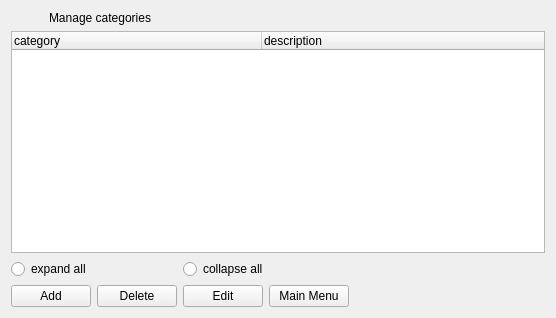
<?xml version="1.0" encoding="UTF-8"?>
<ui version="4.0">
 <class>categories_form</class>
 <widget class="QWidget" name="categories_form">
  <property name="geometry">
   <rect>
    <x>0</x>
    <y>0</y>
    <width>556</width>
    <height>318</height>
   </rect>
  </property>
  <property name="windowTitle">
   <string>Categories</string>
  </property>
  <layout class="QGridLayout" name="gridLayout">
   <item row="2" column="0">
    <layout class="QHBoxLayout" name="horizontalLayout_4">
     <item>
      <widget class="QRadioButton" name="radioButton">
       <property name="text">
        <string>expand all</string>
       </property>
      </widget>
     </item>
     <item>
      <widget class="QRadioButton" name="radioButton_2">
       <property name="text">
        <string>collapse all</string>
       </property>
      </widget>
     </item>
    </layout>
   </item>
   <item row="5" column="0">
    <layout class="QHBoxLayout" name="horizontalLayout">
     <item>
      <widget class="QPushButton" name="add">
       <property name="text">
        <string>Add</string>
       </property>
       <property name="form" stdset="0">
        <string notr="true">category_add</string>
       </property>
       <property name="global.id" stdset="0">
        <string notr="true">{category.id}</string>
       </property>
       <property name="global.categoryState" stdset="0">
        <string notr="true">{category.state}</string>
       </property>
      </widget>
     </item>
     <item>
      <widget class="QPushButton" name="delete_2">
       <property name="text">
        <string>Delete</string>
       </property>
       <property name="doctype" stdset="0">
        <string notr="true">Category.simpleform</string>
       </property>
       <property name="rootelement" stdset="0">
        <string notr="true">category</string>
       </property>
       <property name="action" stdset="0">
        <string notr="true">delete</string>
       </property>
       <property name="form" stdset="0">
        <string notr="true">categories</string>
       </property>
       <property name="id" stdset="0">
        <string>{category.id}</string>
       </property>
       <property name="global.categoryState" stdset="0">
        <string notr="true">{category.state}</string>
       </property>
      </widget>
     </item>
     <item>
      <widget class="QPushButton" name="edit">
       <property name="text">
        <string>Edit</string>
       </property>
       <property name="form" stdset="0">
        <string notr="true">category_edit</string>
       </property>
       <property name="global.id" stdset="0">
        <string notr="true">{category.id}</string>
       </property>
       <property name="global.categoryState" stdset="0">
        <string notr="true">{category.state}</string>
       </property>
      </widget>
     </item>
     <item>
      <widget class="QPushButton" name="reload_2">
       <property name="text">
        <string>Main Menu</string>
       </property>
       <property name="form" stdset="0">
        <string notr="true">init</string>
       </property>
       <property name="global.categoryState" stdset="0">
        <string notr="true">{category.state}</string>
       </property>
      </widget>
     </item>
    </layout>
   </item>
   <item row="2" column="1">
    <spacer name="horizontalSpacer">
     <property name="orientation">
      <enum>Qt::Horizontal</enum>
     </property>
     <property name="sizeHint" stdset="0">
      <size>
       <width>40</width>
       <height>20</height>
      </size>
     </property>
    </spacer>
   </item>
   <item row="1" column="0" colspan="2">
    <widget class="QTreeWidget" name="category">
     <property name="itemsExpandable">
      <bool>true</bool>
     </property>
     <property name="doctype" stdset="0">
      <string notr="true">CategoryHierarchyRequest.simpleform</string>
     </property>
     <property name="rootelement" stdset="0">
      <string>category</string>
     </property>
     <property name="state" stdset="0">
      <string notr="true">{global.categoryState}</string>
     </property>
     <property name="action" stdset="0">
      <string notr="true">read</string>
     </property>
     <attribute name="headerDefaultSectionSize">
      <number>250</number>
     </attribute>
     <column>
      <property name="text">
       <string>category</string>
      </property>
     </column>
     <column>
      <property name="text">
       <string>description</string>
      </property>
     </column>
    </widget>
   </item>
   <item row="0" column="0">
    <layout class="QHBoxLayout" name="horizontalLayout_2">
     <item>
      <widget class="QLabel" name="label_2">
       <property name="maximumSize">
        <size>
         <width>32</width>
         <height>32</height>
        </size>
       </property>
       <property name="text">
        <string/>
       </property>
       <property name="pixmap">
        <pixmap resource="../qtclient.qrc">:/images/folders.png</pixmap>
       </property>
      </widget>
     </item>
     <item>
      <widget class="QLabel" name="label">
       <property name="text">
        <string>Manage categories</string>
       </property>
      </widget>
     </item>
    </layout>
   </item>
  </layout>
 </widget>
 <tabstops>
  <tabstop>category</tabstop>
  <tabstop>radioButton</tabstop>
  <tabstop>radioButton_2</tabstop>
  <tabstop>add</tabstop>
  <tabstop>delete_2</tabstop>
  <tabstop>edit</tabstop>
  <tabstop>reload_2</tabstop>
 </tabstops>
 <resources>
  <include location="../qtclient.qrc"/>
  <include location="../resources/configurator.qrc"/>
 </resources>
 <connections>
  <connection>
   <sender>radioButton</sender>
   <signal>toggled(bool)</signal>
   <receiver>category</receiver>
   <slot>expandAll()</slot>
   <hints>
    <hint type="sourcelabel">
     <x>66</x>
     <y>270</y>
    </hint>
    <hint type="destinationlabel">
     <x>62</x>
     <y>234</y>
    </hint>
   </hints>
  </connection>
  <connection>
   <sender>radioButton_2</sender>
   <signal>toggled(bool)</signal>
   <receiver>category</receiver>
   <slot>collapseAll()</slot>
   <hints>
    <hint type="sourcelabel">
     <x>146</x>
     <y>265</y>
    </hint>
    <hint type="destinationlabel">
     <x>146</x>
     <y>227</y>
    </hint>
   </hints>
  </connection>
  <connection>
   <sender>category</sender>
   <signal>doubleClicked(QModelIndex)</signal>
   <receiver>edit</receiver>
   <slot>click()</slot>
   <hints>
    <hint type="sourcelabel">
     <x>299</x>
     <y>113</y>
    </hint>
    <hint type="destinationlabel">
     <x>216</x>
     <y>294</y>
    </hint>
   </hints>
  </connection>
 </connections>
</ui>
